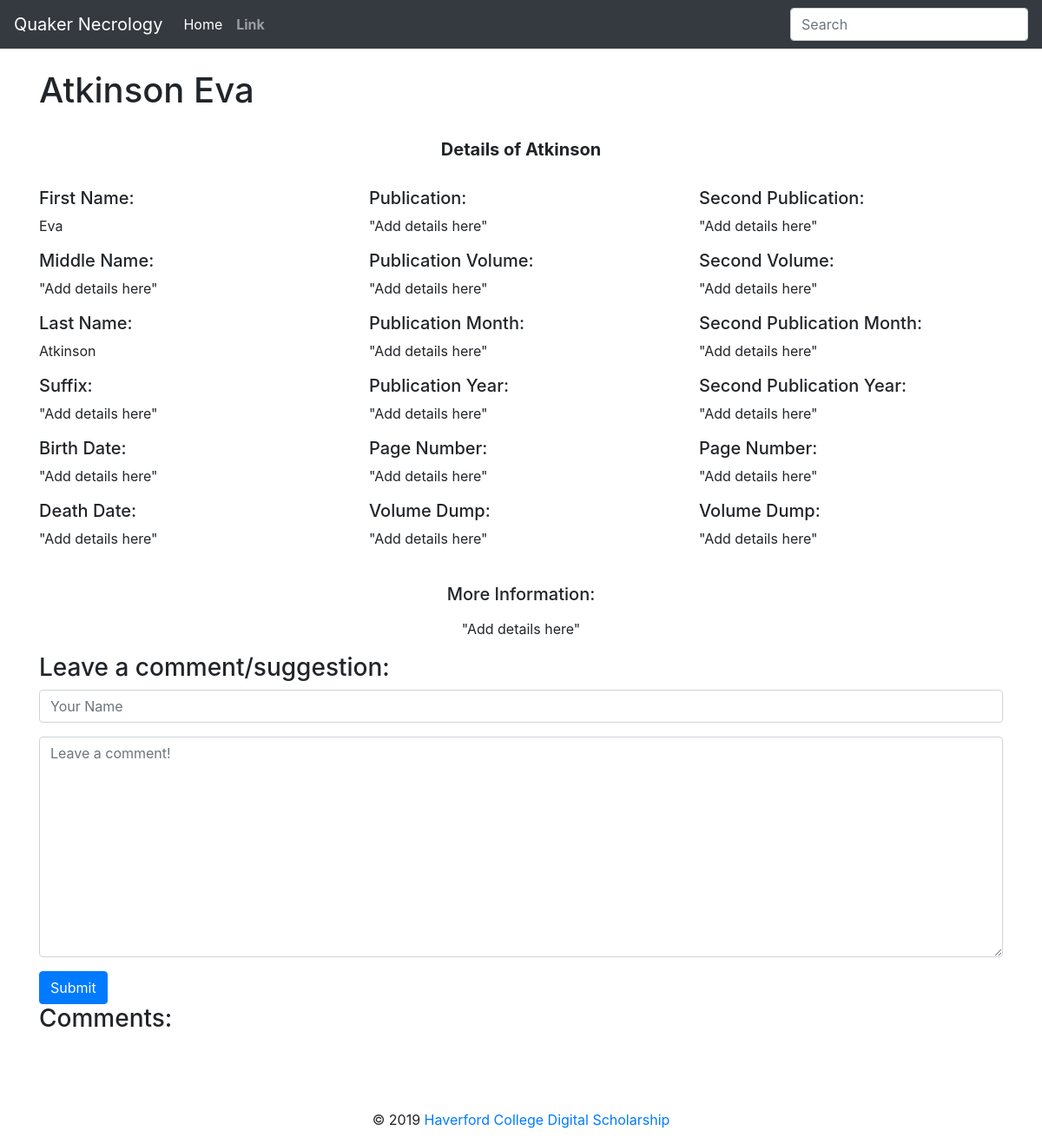
The app's page /23/, older data.
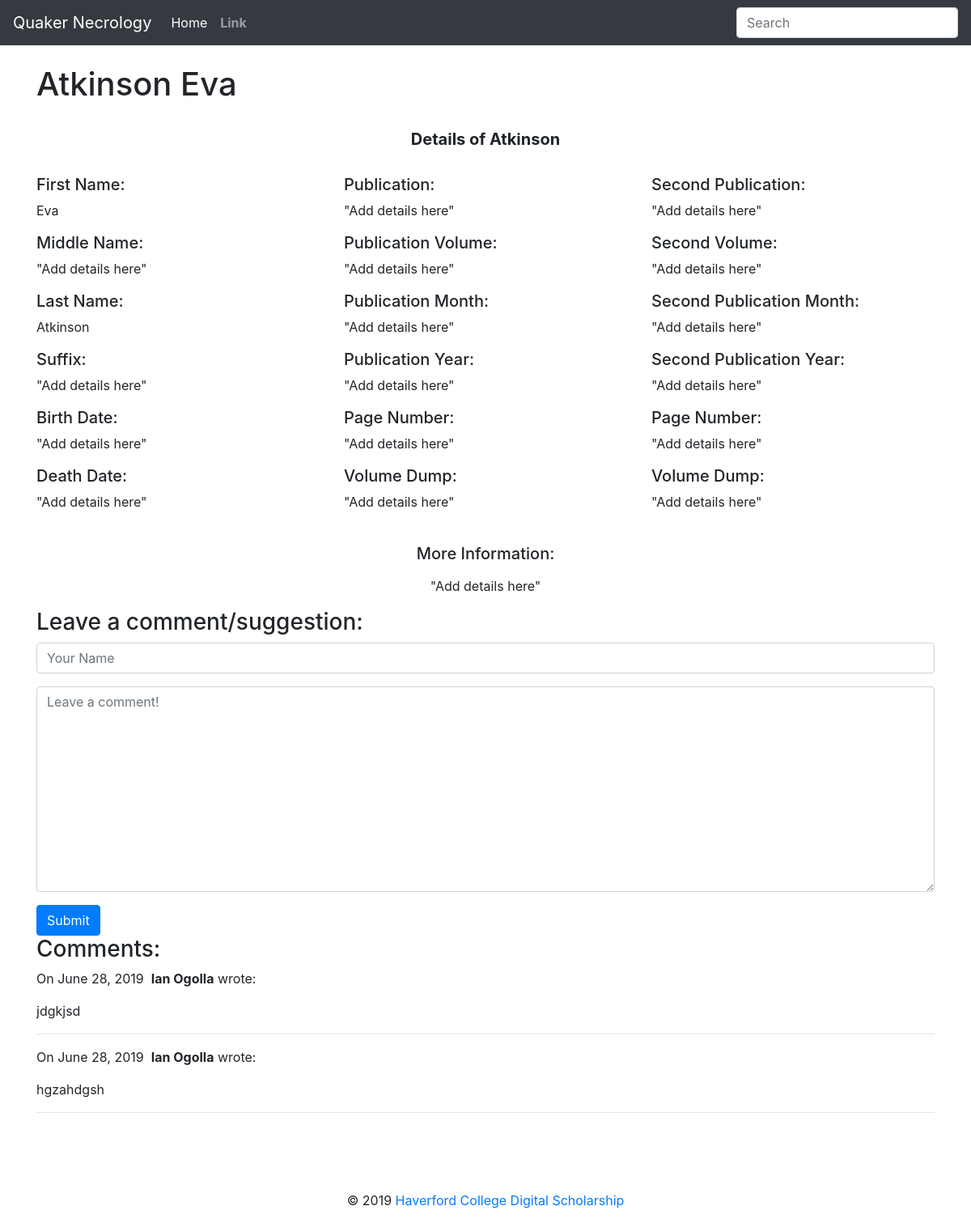
The same page, newer data.
### project1/models.py (models this page shows)
class Comment(models.Model):
    author = models.CharField(max_length=60)
    body = models.TextField()
    created_on = models.DateTimeField(auto_now_add=True, null=True)
    quaker = models.ForeignKey('Person', on_delete=models.CASCADE)

### project1/views.py (the view, shortened to what this page needs)
# urls.py: path("<int:pk>/", views.quaker_detail, name='quaker_detail'),
def quaker_detail(request, pk):
	quaker = Person.objects.get(pk=pk)
	form = CommentForm()
	comments = Comment.objects.filter(quaker=quaker)
	context = {
		'quaker' : quaker,
		'comments' : comments,
		'form' : form,
	}
	return render(request, 'quaker_detail.html', context)

### project1/forms.py
class CommentForm(forms.Form):
    author = forms.CharField(
        max_length=60,
        widget=forms.TextInput(attrs={
            "class": "form-control",
            "placeholder": "Your Name"
        })
    )
    body = forms.CharField(widget=forms.Textarea(
        attrs={
            "class": "form-control",
            "placeholder": "Leave a comment!"
        })
    )

### project1/templates/quaker_detail.html (shortened to what this page needs)
{% extends "base.html" %}
{% load static %}
{% block page_content %}
<h1>{{ quaker.middlename }}</h1>
	<br>
	<h5><center><strong>Details of {{quaker.lastname}}</strong></center></h5>
	<br>
	<div class="row">
		<div class="col-sm-4">
			<h5>First Name:</h5>
			<p>{{quaker.firstname}}</p>
			<h5>Middle Name:</h5>
			<p>"Add details here"</p>
			<h5>Last Name:</h5>
			<p>{{quaker.lastname}}</p>
			<h5>Suffix:</h5>
			<p>"Add details here"</p>
			<h5>Birth Date:</h5>
			<p>"Add details here"</p>
			<h5>Death Date:</h5>
			<p>"Add details here"</p>
		</div>
		<div class="col-sm-4">
			<h5>Publication:</h5>
			<p>"Add details here"</p>
			<h5>Publication Volume:</h5>
			<p>"Add details here"</p>
			<h5>Publication Month:</h5>
			<p>"Add details here"</p>
			<h5>Publication Year:</h5>
			<p>"Add details here"</p>
			<h5>Page Number:</h5>
			<p>"Add details here"</p>
			<h5>Volume Dump:</h5>
			<p>"Add details here"</p>
		</div>
		<div class="col-sm-4">
			<h5>Second Publication:</h5>
			<p>"Add details here"</p>
			<h5>Second Volume:</h5>
			<p>"Add details here"</p>
			<h5>Second Publication Month:</h5>
			<p>"Add details here"</p>
			<h5>Second Publication  Year:</h5>
			<p>"Add details here"</p>
			<h5>Page Number:</h5>
			<p>"Add details here"</p>
			<h5>Volume Dump:</h5>
			<p>"Add details here"</p>
		</div>
	</div>
	<br>
	<h5><center>More Information:</center></h5>
	<p><center>"Add details here"</center></p>
<h3>Leave a comment/suggestion:</h3>
    <form method="post">
        <div class="form-group">
            {{ form.author }}
        </div>
        <div class="form-group">
            {{ form.body }}
        </div>
        <button type="submit" class="btn btn-primary">Submit</button>
    </form>
    <h3>Comments:</h3>
    {% for comment in comments %}
    <p>
        On {{comment.created_on.date }}&nbsp;
        <b>{{ comment.author }}</b> wrote:
    </p>
    <p>{{ comment.body }}</p>
    <hr>
    {% endfor %}
</div>
{% endblock %}

Row changes from the older to the newer data that the page shows:
added Comment: created_on "June 28, 2019", author "Ian Ogolla", body "jdgkjsd"
added Comment: created_on "June 28, 2019", author "Ian Ogolla", body "hgzahdgsh"
